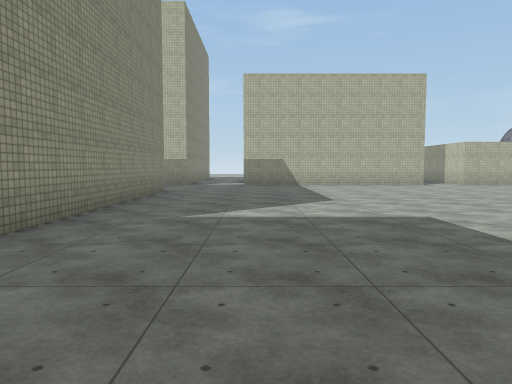
[1] (above)

23 first-person views from a walk through a Unity game level. The camera is 1.5 m above the floor, tilts 4° down and sees 70° across. The floor is counted in squares, 2 m on a side. Each view is taken from the middle of a square. On the plan, view 1 faces up. The plan holds only what a view shows up to about 11 squares ahead; the rest is blank. The place goes on beyond the plan. The player character is not drawn. Door leaves are left out, so doorways stand open. Surface patterns are stand-ins for the level's own textures.

[2]
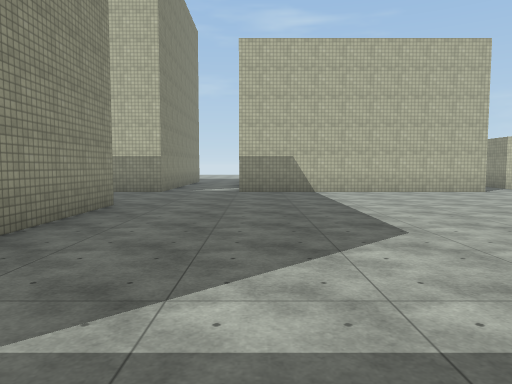

[3]
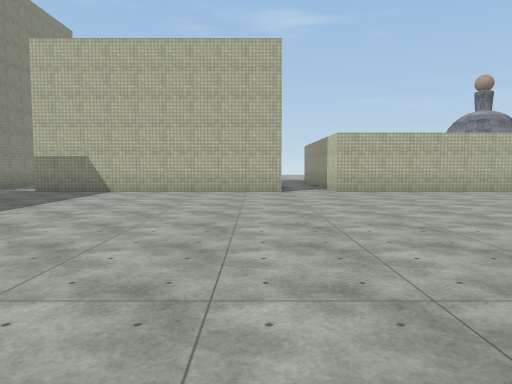

[4]
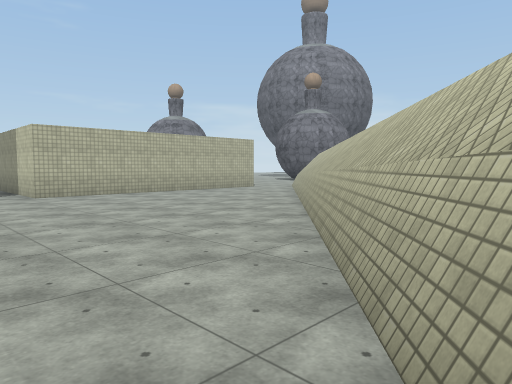

[5]
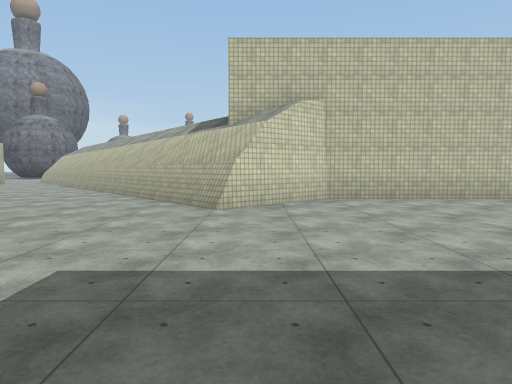

[6]
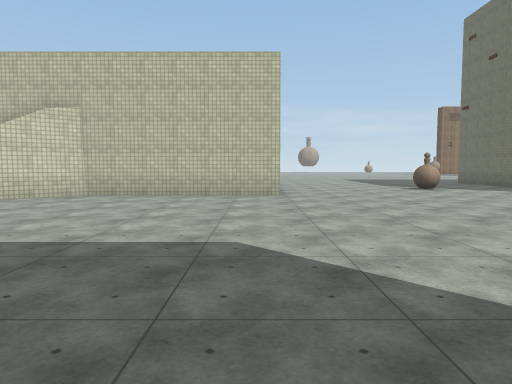

[7]
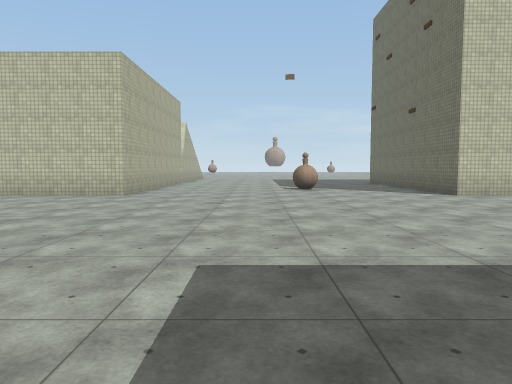

[8]
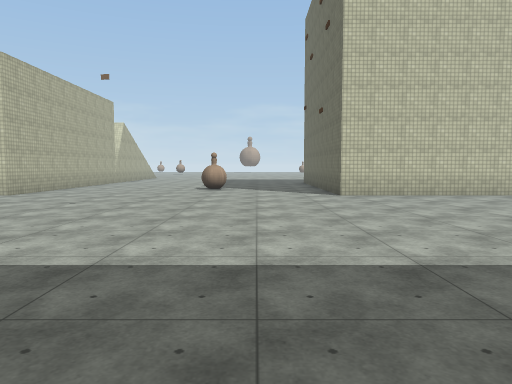

[9]
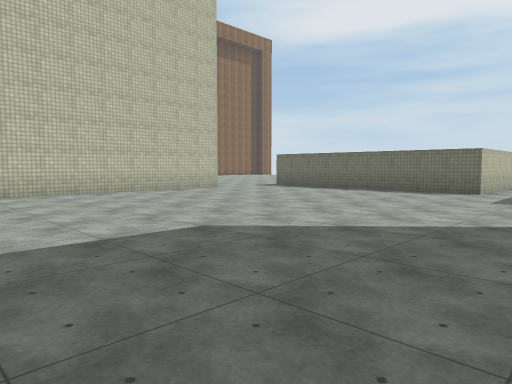

[10]
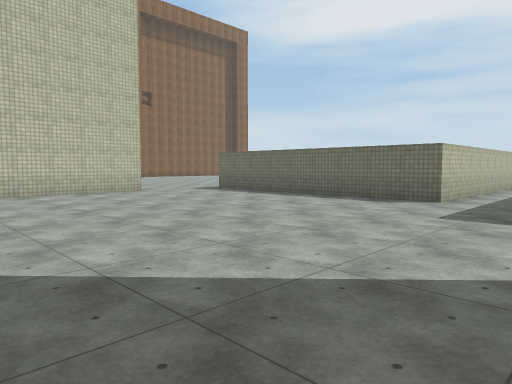

[11]
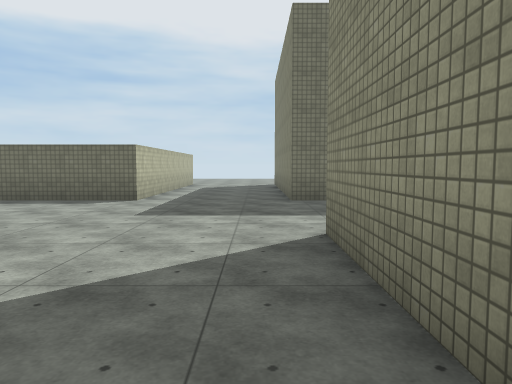

[12]
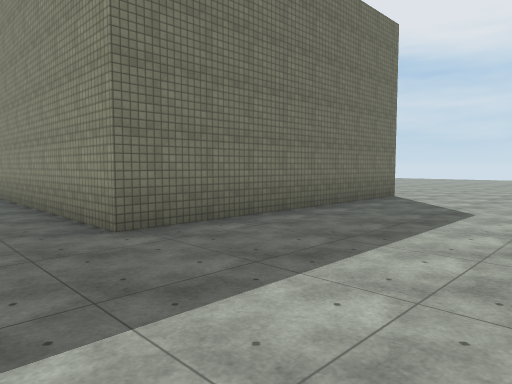

[13]
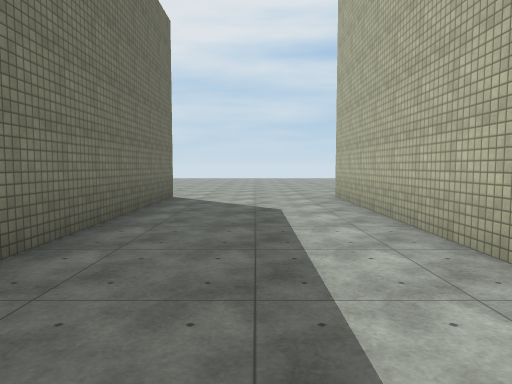

[14]
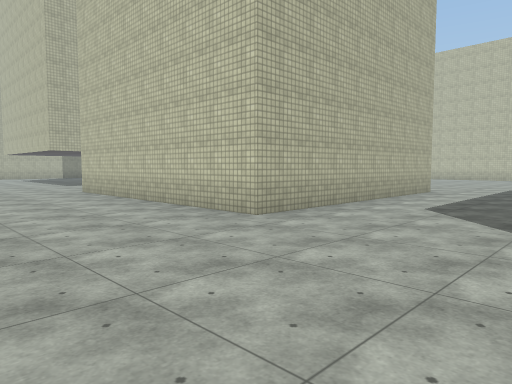

[15]
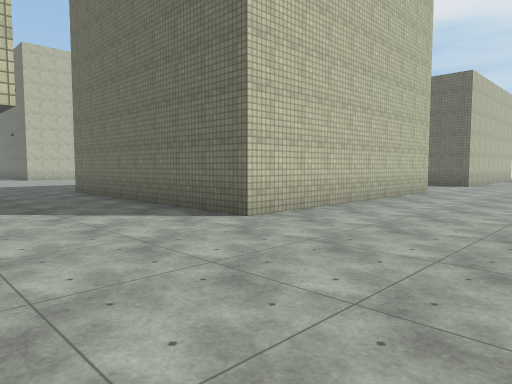

[16]
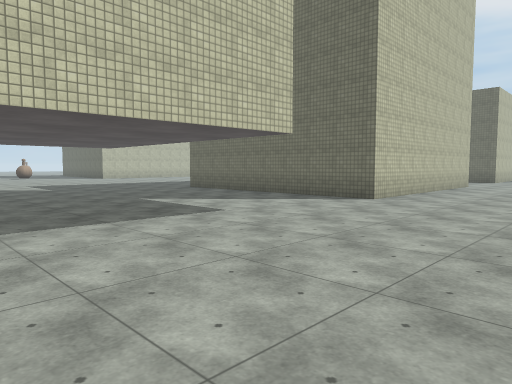

[17]
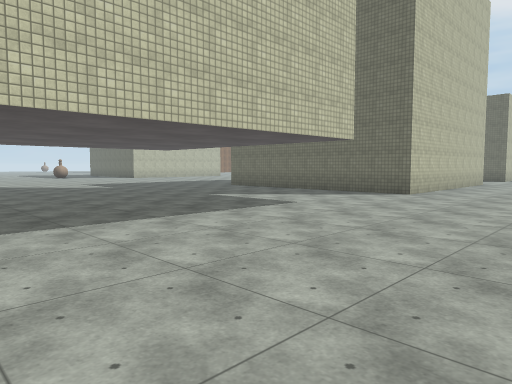

[18]
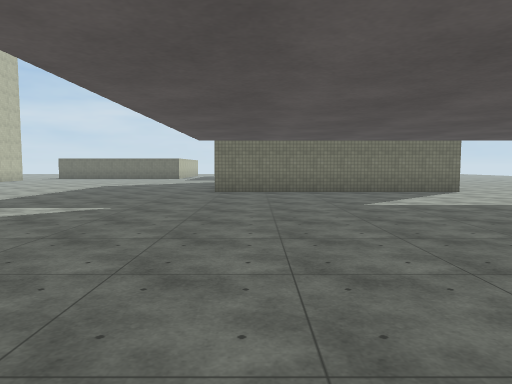

[19]
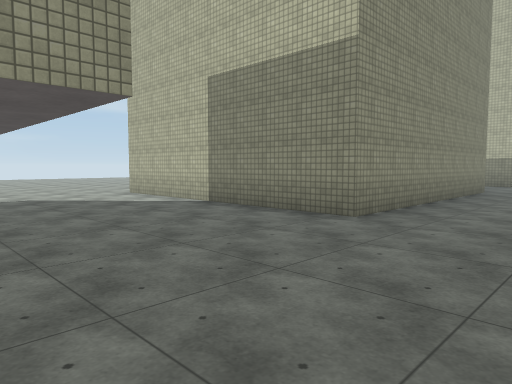

[20]
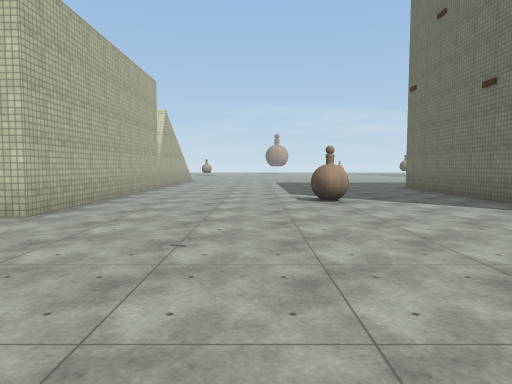

[21]
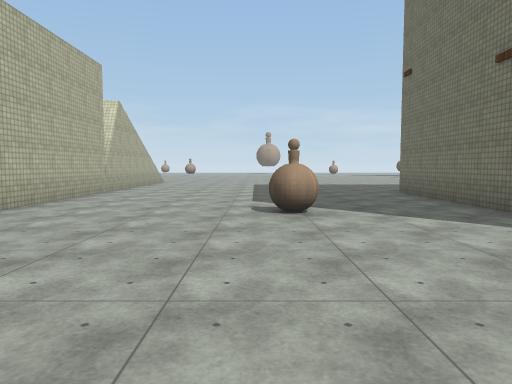

[22]
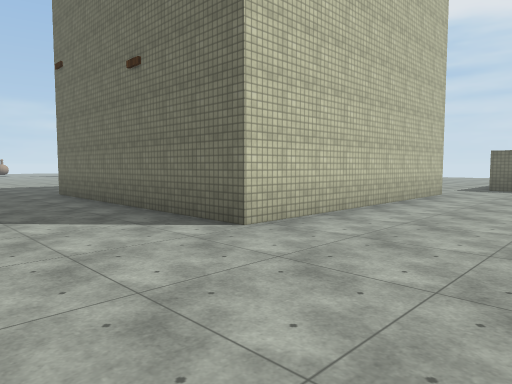

[23]
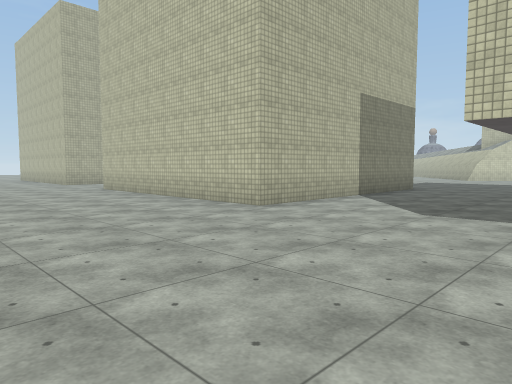

### Floor plan
Points are (right, up) in squares from view 1. A wall is a line through its corners. A room is listed if a view was taken in it or the views show most of it. See-through windows are left out.
Room 1 (views 1, 2, 3, 4, 5, 6, 7, 8, 9, 10, 11, 12, 13, 14, 15, 16, 17, 18, 19, 20, 21, 22, 23)
walls: (-2.8, -14) (-2.8, -17) (-10, -17) (-10, -9.8) (-2.8, -9.8); (6.4, 4.6) (14.4, 11.6); (-2.8, 11.1) (-2.8, 3.9) (-10, 3.9) (-10, 9.6); (14.5, -2.6) (8.4, -2.6) (8.4, 2.4) (6.5, 4.4) (11.2, 8.5); (-2.8, 14.7) (-4.2, 14.7); (8.4, -18.5) (8.4, -11.2) (14.5, -11.2); (0.6, -22.5) (0.6, -21) (5.6, -21); (-10.1, -21) (-2.8, -21) (-2.8, -22.5); (6.9, 14.7) (-0.5, 14.7); (13.6, 14.7) (8.4, 14.7) (8.4, 15.5)
ways out: opening at (8.5, -19.5)
objects: potion (11, -8)

Where each view was taken, in squares from view 1:
view 1: 0 up, 0 right, facing up
view 2: 4 up, 0 right, facing up
view 3: 4 up, 6 right, facing up
view 4: 5 up, 6 right, facing up-right
view 5: 4 up, 0 right, facing right
view 6: 2 down, 1 left, facing right
view 7: 6 down, 1 left, facing right
view 8: 9 down, 1 left, facing right
view 9: 10 down, 2 left, facing down-right
view 10: 13 down, 2 left, facing down-right
view 11: 13 down, 2 left, facing down
view 12: 17 down, 1 left, facing down-left
view 13: 19 down, 1 left, facing left
view 14: 21 down, 14 left, facing up-right
view 15: 6 down, 14 left, facing down-right
view 16: 2 down, 14 left, facing down-right
view 17: 0 up, 14 left, facing down-right
view 18: 1 up, 4 left, facing down
view 19: 1 down, 0 right, facing up-left
view 20: 6 down, 3 right, facing right
view 21: 7 down, 5 right, facing right
view 22: 8 down, 5 right, facing down-right
view 23: 1 down, 15 left, facing up-right
